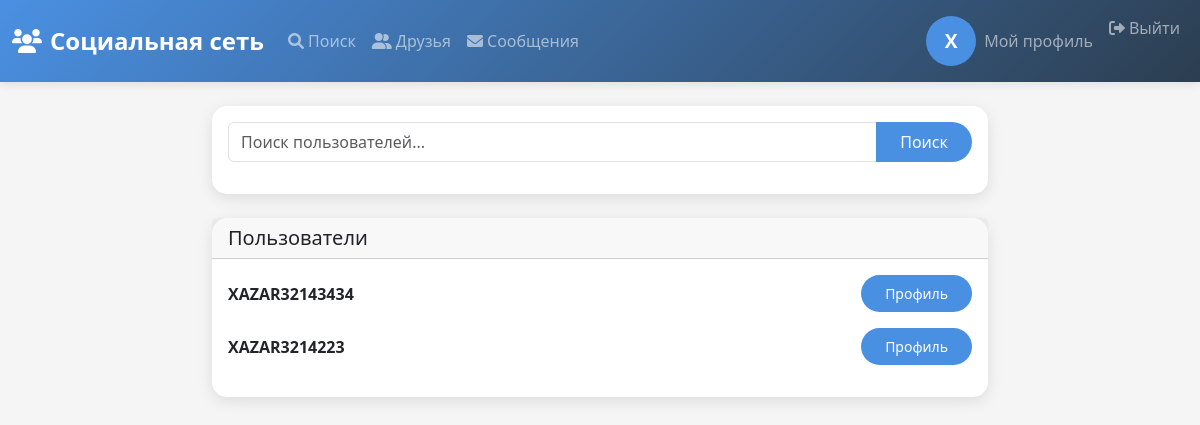
Page /users (signed in) on the earlier database version.
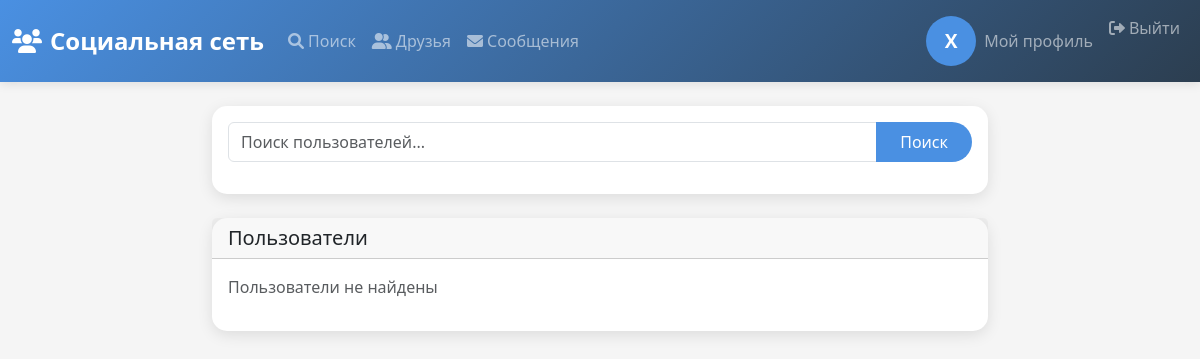
Same page on the later database version.
### models.py (models this page shows, shortened)
class User(UserMixin, db.Model):
    id = db.Column(db.Integer, primary_key=True)
    username = db.Column(db.String(80), unique=True, nullable=False)
    email = db.Column(db.String(120), unique=True, nullable=False)
    password_hash = db.Column(db.String(128))
    profile_picture = db.Column(db.String(255))
    bio = db.Column(db.Text)
    created_at = db.Column(db.DateTime, default=datetime.utcnow)
    avatar = db.Column(db.String(255), default='default_avatar.png')
    posts = db.relationship('Post', backref='author', lazy=True)
    comments = db.relationship('Comment', backref='author', lazy=True)
    likes = db.relationship('Like', backref='user', lazy=True)
    followers = db.relationship('Follow', foreign_keys='Follow.followed_id', backref='followed', lazy=True)
    following = db.relationship('Follow', foreign_keys='Follow.follower_id', backref='follower', lazy=True)
    sent_messages = db.relationship('PrivateMessage', foreign_keys='PrivateMessage.sender_id', backref='sender', lazy=True)
    received_messages = db.relationship('PrivateMessage', foreign_keys='PrivateMessage.receiver_id', backref='receiver', lazy=True)
    friends = db.relationship('Friendship', foreign_keys='Friendship.user_id', backref='user', lazy=True)
    friend_of = db.relationship('Friendship', foreign_keys='Friendship.friend_id', backref='friend', lazy=True)

### app.py (the view)
@app.route('/users')
@login_required
def users():
    users = User.query.filter(User.id != current_user.id).all()
    return render_template('users.html', users=users)

### app.py (called while the page is built)
@login_manager.user_loader
def load_user(user_id):
    return User.query.get(int(user_id))

### templates/users.html (shortened to what this page needs)
{% extends "base.html" %}
{% block content %}
    <div class="row">
        <div class="col-md-8 mx-auto">
            <div class="card mb-4">
                <div class="card-body">
                    <form method="GET" class="mb-3">
                        <div class="input-group">
                            <input type="text" class="form-control" name="search" placeholder="Поиск пользователей..." value="{{ search }}">
                            <button class="btn btn-primary" type="submit">Поиск</button>
                        </div>
                    </form>
                </div>
            </div>
            <div class="card">
                <div class="card-header">
                    <h5 class="mb-0">Пользователи</h5>
                </div>
                <div class="card-body">
                    {% if users %}
                        {% for user in users %}
                            {% if user.id != current_user.id %}
                                <div class="d-flex justify-content-between align-items-center mb-3">
                                    <div>
                                        <strong>{{ user.username }}</strong>
                                    </div>
                                    <div>
                                        <a href="{{ url_for('user_profile', user_id=user.id) }}" class="btn btn-primary btn-sm">Профиль</a>
                                    </div>
                                </div>
                            {% endif %}
                        {% endfor %}
                    {% else %}
                        <p class="text-muted">Пользователи не найдены</p>
                    {% endif %}
                </div>
            </div>
        </div>
    </div>
{% endblock %}

Differences in the rows shown:
removed User: username "XAZAR32143434"
removed User: username "XAZAR3214223"
Other differences:
text now shown: "Пользователи не найдены"
